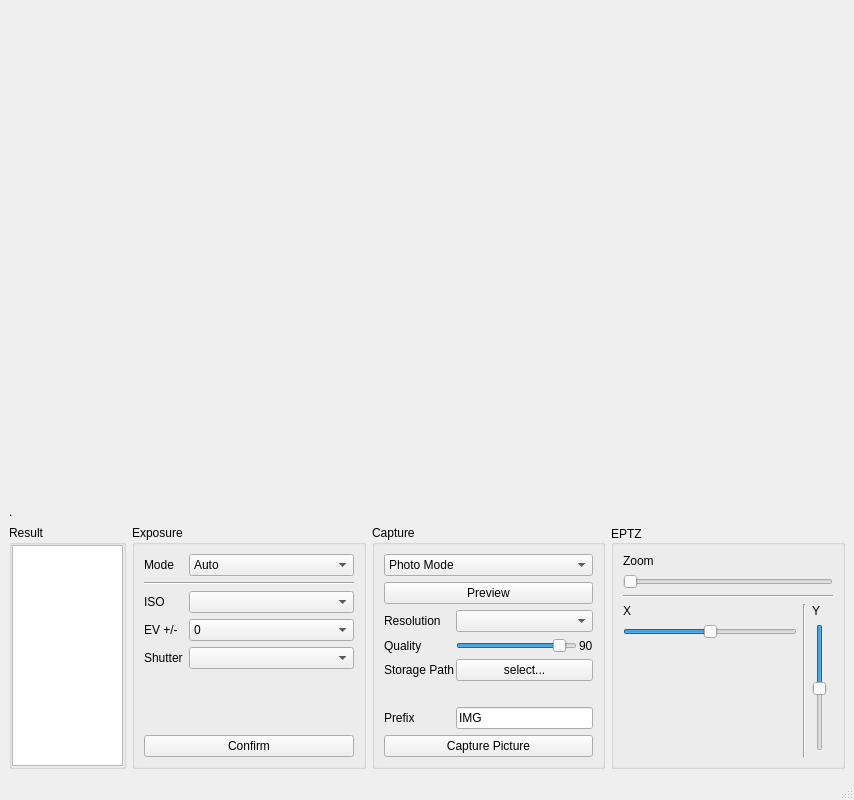
<?xml version="1.0" encoding="UTF-8"?>
<ui version="4.0">
 <class>MainWindow</class>
 <widget class="QMainWindow" name="MainWindow">
  <property name="geometry">
   <rect>
    <x>0</x>
    <y>0</y>
    <width>854</width>
    <height>800</height>
   </rect>
  </property>
  <property name="sizePolicy">
   <sizepolicy hsizetype="Minimum" vsizetype="Minimum">
    <horstretch>0</horstretch>
    <verstretch>0</verstretch>
   </sizepolicy>
  </property>
  <property name="windowTitle">
   <string>Camera Controller</string>
  </property>
  <property name="windowIcon">
   <iconset resource="res.qrc">
    <normaloff>:/new/prefix1/img/20220329010248.png</normaloff>:/new/prefix1/img/20220329010248.png</iconset>
  </property>
  <widget class="QWidget" name="centralwidget">
   <property name="enabled">
    <bool>true</bool>
   </property>
   <property name="sizePolicy">
    <sizepolicy hsizetype="Minimum" vsizetype="Minimum">
     <horstretch>0</horstretch>
     <verstretch>0</verstretch>
    </sizepolicy>
   </property>
   <layout class="QGridLayout" name="gridLayout_2" rowstretch="2,0,0">
    <item row="2" column="0">
     <layout class="QHBoxLayout" name="horizontalLayout" stretch="1,2,2,2">
      <item>
       <widget class="QGroupBox" name="groupBox_3">
        <property name="sizePolicy">
         <sizepolicy hsizetype="Preferred" vsizetype="Preferred">
          <horstretch>0</horstretch>
          <verstretch>0</verstretch>
         </sizepolicy>
        </property>
        <property name="title">
         <string>Result</string>
        </property>
        <layout class="QHBoxLayout" name="horizontalLayout_3">
         <property name="spacing">
          <number>0</number>
         </property>
         <property name="leftMargin">
          <number>0</number>
         </property>
         <property name="topMargin">
          <number>0</number>
         </property>
         <property name="rightMargin">
          <number>0</number>
         </property>
         <property name="bottomMargin">
          <number>0</number>
         </property>
         <item>
          <widget class="QTextEdit" name="textEdit">
           <property name="autoFillBackground">
            <bool>true</bool>
           </property>
          </widget>
         </item>
        </layout>
       </widget>
      </item>
      <item>
       <widget class="QGroupBox" name="groupBox_4">
        <property name="sizePolicy">
         <sizepolicy hsizetype="Preferred" vsizetype="Preferred">
          <horstretch>0</horstretch>
          <verstretch>0</verstretch>
         </sizepolicy>
        </property>
        <property name="title">
         <string>Exposure</string>
        </property>
        <property name="alignment">
         <set>Qt::AlignLeading|Qt::AlignLeft|Qt::AlignTop</set>
        </property>
        <layout class="QGridLayout" name="gridLayout_3" columnstretch="1,0">
         <property name="leftMargin">
          <number>9</number>
         </property>
         <property name="topMargin">
          <number>9</number>
         </property>
         <property name="rightMargin">
          <number>9</number>
         </property>
         <property name="bottomMargin">
          <number>9</number>
         </property>
         <item row="7" column="1">
          <widget class="QComboBox" name="comboBox_shutter">
           <property name="enabled">
            <bool>true</bool>
           </property>
          </widget>
         </item>
         <item row="10" column="0" colspan="2">
          <widget class="QPushButton" name="pushButton">
           <property name="text">
            <string>Confirm</string>
           </property>
          </widget>
         </item>
         <item row="3" column="1">
          <widget class="QComboBox" name="comboBox_ev">
           <property name="currentIndex">
            <number>2</number>
           </property>
           <item>
            <property name="text">
             <string>-2</string>
            </property>
           </item>
           <item>
            <property name="text">
             <string>-1</string>
            </property>
           </item>
           <item>
            <property name="text">
             <string>0</string>
            </property>
           </item>
           <item>
            <property name="text">
             <string>1</string>
            </property>
           </item>
           <item>
            <property name="text">
             <string>2</string>
            </property>
           </item>
          </widget>
         </item>
         <item row="2" column="0">
          <widget class="QLabel" name="label_8">
           <property name="sizePolicy">
            <sizepolicy hsizetype="Maximum" vsizetype="Preferred">
             <horstretch>0</horstretch>
             <verstretch>0</verstretch>
            </sizepolicy>
           </property>
           <property name="text">
            <string>ISO</string>
           </property>
          </widget>
         </item>
         <item row="0" column="0">
          <widget class="QLabel" name="label_11">
           <property name="text">
            <string>Mode</string>
           </property>
          </widget>
         </item>
         <item row="2" column="1">
          <widget class="QComboBox" name="comboBox_iso">
           <property name="sizePolicy">
            <sizepolicy hsizetype="Preferred" vsizetype="Fixed">
             <horstretch>0</horstretch>
             <verstretch>0</verstretch>
            </sizepolicy>
           </property>
           <property name="currentText">
            <string/>
           </property>
           <property name="placeholderText">
            <string/>
           </property>
          </widget>
         </item>
         <item row="0" column="1">
          <widget class="QComboBox" name="comboBox_7">
           <property name="currentIndex">
            <number>1</number>
           </property>
           <item>
            <property name="text">
             <string>Mannual</string>
            </property>
           </item>
           <item>
            <property name="text">
             <string>Auto</string>
            </property>
           </item>
          </widget>
         </item>
         <item row="1" column="0" colspan="2">
          <widget class="Line" name="line_3">
           <property name="orientation">
            <enum>Qt::Horizontal</enum>
           </property>
          </widget>
         </item>
         <item row="3" column="0">
          <widget class="QLabel" name="label_ev">
           <property name="sizePolicy">
            <sizepolicy hsizetype="Maximum" vsizetype="Preferred">
             <horstretch>0</horstretch>
             <verstretch>0</verstretch>
            </sizepolicy>
           </property>
           <property name="text">
            <string>EV +/-</string>
           </property>
          </widget>
         </item>
         <item row="9" column="0">
          <spacer name="verticalSpacer_2">
           <property name="orientation">
            <enum>Qt::Vertical</enum>
           </property>
           <property name="sizeHint" stdset="0">
            <size>
             <width>20</width>
             <height>40</height>
            </size>
           </property>
          </spacer>
         </item>
         <item row="7" column="0">
          <widget class="QLabel" name="label_shutter">
           <property name="enabled">
            <bool>true</bool>
           </property>
           <property name="sizePolicy">
            <sizepolicy hsizetype="Maximum" vsizetype="Preferred">
             <horstretch>0</horstretch>
             <verstretch>0</verstretch>
            </sizepolicy>
           </property>
           <property name="text">
            <string>Shutter</string>
           </property>
          </widget>
         </item>
        </layout>
       </widget>
      </item>
      <item>
       <widget class="QGroupBox" name="groupBox_2">
        <property name="sizePolicy">
         <sizepolicy hsizetype="Preferred" vsizetype="Expanding">
          <horstretch>0</horstretch>
          <verstretch>0</verstretch>
         </sizepolicy>
        </property>
        <property name="title">
         <string>Capture</string>
        </property>
        <layout class="QGridLayout" name="gridLayout_4">
         <item row="0" column="0">
          <widget class="QComboBox" name="comboBox">
           <property name="currentIndex">
            <number>1</number>
           </property>
           <item>
            <property name="text">
             <string>Video Mode</string>
            </property>
           </item>
           <item>
            <property name="text">
             <string>Photo Mode</string>
            </property>
           </item>
          </widget>
         </item>
         <item row="2" column="0">
          <widget class="QStackedWidget" name="stackedWidget">
           <property name="currentIndex">
            <number>1</number>
           </property>
           <widget class="QWidget" name="page_1_video">
            <layout class="QGridLayout" name="gridLayout_6">
             <property name="leftMargin">
              <number>0</number>
             </property>
             <property name="topMargin">
              <number>0</number>
             </property>
             <property name="rightMargin">
              <number>0</number>
             </property>
             <property name="bottomMargin">
              <number>0</number>
             </property>
             <item row="1" column="0">
              <widget class="QLabel" name="label_5">
               <property name="text">
                <string>Bitrate</string>
               </property>
              </widget>
             </item>
             <item row="1" column="1">
              <widget class="QSlider" name="horizontalSlider_3">
               <property name="singleStep">
                <number>5</number>
               </property>
               <property name="orientation">
                <enum>Qt::Horizontal</enum>
               </property>
               <property name="invertedAppearance">
                <bool>false</bool>
               </property>
               <property name="tickPosition">
                <enum>QSlider::NoTicks</enum>
               </property>
               <property name="tickInterval">
                <number>10</number>
               </property>
              </widget>
             </item>
             <item row="0" column="0" colspan="2">
              <widget class="QComboBox" name="comboBox_3">
               <item>
                <property name="text">
                 <string>H.264</string>
                </property>
               </item>
               <item>
                <property name="text">
                 <string>H.265</string>
                </property>
               </item>
              </widget>
             </item>
             <item row="2" column="0" colspan="2">
              <widget class="QPushButton" name="pushButton_record">
               <property name="sizePolicy">
                <sizepolicy hsizetype="Preferred" vsizetype="Maximum">
                 <horstretch>0</horstretch>
                 <verstretch>0</verstretch>
                </sizepolicy>
               </property>
               <property name="text">
                <string>Record Video</string>
               </property>
              </widget>
             </item>
            </layout>
           </widget>
           <widget class="QWidget" name="page_0_photo">
            <layout class="QGridLayout" name="gridLayout_5">
             <property name="leftMargin">
              <number>0</number>
             </property>
             <property name="topMargin">
              <number>0</number>
             </property>
             <property name="rightMargin">
              <number>0</number>
             </property>
             <property name="bottomMargin">
              <number>0</number>
             </property>
             <property name="horizontalSpacing">
              <number>2</number>
             </property>
             <property name="verticalSpacing">
              <number>6</number>
             </property>
             <item row="1" column="0">
              <widget class="QLabel" name="label_3">
               <property name="text">
                <string>Quality</string>
               </property>
              </widget>
             </item>
             <item row="0" column="0">
              <widget class="QLabel" name="label_2">
               <property name="text">
                <string>Resolution</string>
               </property>
              </widget>
             </item>
             <item row="6" column="0" colspan="3">
              <widget class="QPushButton" name="pushButton_take_photo">
               <property name="sizePolicy">
                <sizepolicy hsizetype="Preferred" vsizetype="Maximum">
                 <horstretch>0</horstretch>
                 <verstretch>0</verstretch>
                </sizepolicy>
               </property>
               <property name="text">
                <string>Capture Picture</string>
               </property>
              </widget>
             </item>
             <item row="1" column="1">
              <widget class="QSlider" name="horizontalSlider_2">
               <property name="singleStep">
                <number>10</number>
               </property>
               <property name="value">
                <number>90</number>
               </property>
               <property name="tracking">
                <bool>false</bool>
               </property>
               <property name="orientation">
                <enum>Qt::Horizontal</enum>
               </property>
               <property name="invertedAppearance">
                <bool>false</bool>
               </property>
               <property name="invertedControls">
                <bool>false</bool>
               </property>
              </widget>
             </item>
             <item row="1" column="2">
              <widget class="QLabel" name="label_4">
               <property name="text">
                <string>90</string>
               </property>
              </widget>
             </item>
             <item row="0" column="1" colspan="2">
              <widget class="QComboBox" name="comboBox_2">
               <property name="sizePolicy">
                <sizepolicy hsizetype="Expanding" vsizetype="Maximum">
                 <horstretch>0</horstretch>
                 <verstretch>0</verstretch>
                </sizepolicy>
               </property>
               <item>
                <property name="text">
                 <string/>
                </property>
               </item>
               <item>
                <property name="text">
                 <string>4000x3000</string>
                </property>
               </item>
               <item>
                <property name="text">
                 <string>3840x2160</string>
                </property>
               </item>
               <item>
                <property name="text">
                 <string>1920x1080</string>
                </property>
               </item>
               <item>
                <property name="text">
                 <string>1280x720</string>
                </property>
               </item>
               <item>
                <property name="text">
                 <string>5472x3648</string>
                </property>
               </item>
               <item>
                <property name="text">
                 <string>6144x4096</string>
                </property>
               </item>
              </widget>
             </item>
             <item row="5" column="0">
              <widget class="QLabel" name="label_10">
               <property name="text">
                <string>Prefix</string>
               </property>
              </widget>
             </item>
             <item row="2" column="0">
              <widget class="QLabel" name="label_9">
               <property name="text">
                <string>Storage Path</string>
               </property>
              </widget>
             </item>
             <item row="2" column="1" colspan="2">
              <widget class="QPushButton" name="pushButton_2">
               <property name="text">
                <string>select...</string>
               </property>
              </widget>
             </item>
             <item row="5" column="1" colspan="2">
              <widget class="QLineEdit" name="lineEdit_prefix">
               <property name="text">
                <string>IMG</string>
               </property>
              </widget>
             </item>
             <item row="3" column="0" colspan="3">
              <widget class="QLabel" name="label_jpeg_path">
               <property name="enabled">
                <bool>true</bool>
               </property>
               <property name="sizePolicy">
                <sizepolicy hsizetype="Expanding" vsizetype="Preferred">
                 <horstretch>0</horstretch>
                 <verstretch>0</verstretch>
                </sizepolicy>
               </property>
               <property name="maximumSize">
                <size>
                 <width>16777215</width>
                 <height>16777215</height>
                </size>
               </property>
               <property name="text">
                <string/>
               </property>
               <property name="scaledContents">
                <bool>false</bool>
               </property>
               <property name="wordWrap">
                <bool>true</bool>
               </property>
              </widget>
             </item>
            </layout>
           </widget>
          </widget>
         </item>
         <item row="1" column="0">
          <widget class="QPushButton" name="pushButton_9">
           <property name="sizePolicy">
            <sizepolicy hsizetype="Preferred" vsizetype="Maximum">
             <horstretch>0</horstretch>
             <verstretch>0</verstretch>
            </sizepolicy>
           </property>
           <property name="text">
            <string>Preview</string>
           </property>
          </widget>
         </item>
        </layout>
       </widget>
      </item>
      <item>
       <widget class="QGroupBox" name="groupBox">
        <property name="sizePolicy">
         <sizepolicy hsizetype="Expanding" vsizetype="Expanding">
          <horstretch>0</horstretch>
          <verstretch>0</verstretch>
         </sizepolicy>
        </property>
        <property name="title">
         <string>EPTZ</string>
        </property>
        <property name="alignment">
         <set>Qt::AlignLeading|Qt::AlignLeft|Qt::AlignVCenter</set>
        </property>
        <layout class="QGridLayout" name="gridLayout" columnstretch="1,0,0,0">
         <item row="5" column="0">
          <spacer name="verticalSpacer">
           <property name="orientation">
            <enum>Qt::Vertical</enum>
           </property>
           <property name="sizeHint" stdset="0">
            <size>
             <width>20</width>
             <height>40</height>
            </size>
           </property>
          </spacer>
         </item>
         <item row="3" column="2">
          <widget class="QLabel" name="label_7">
           <property name="text">
            <string>Y</string>
           </property>
          </widget>
         </item>
         <item row="4" column="2" rowspan="2">
          <widget class="QSlider" name="verticalSlider_Y">
           <property name="sizePolicy">
            <sizepolicy hsizetype="Fixed" vsizetype="Expanding">
             <horstretch>0</horstretch>
             <verstretch>0</verstretch>
            </sizepolicy>
           </property>
           <property name="value">
            <number>50</number>
           </property>
           <property name="sliderPosition">
            <number>50</number>
           </property>
           <property name="tracking">
            <bool>false</bool>
           </property>
           <property name="orientation">
            <enum>Qt::Vertical</enum>
           </property>
           <property name="invertedAppearance">
            <bool>true</bool>
           </property>
          </widget>
         </item>
         <item row="4" column="0">
          <widget class="QSlider" name="horizontalSlider_x">
           <property name="sizePolicy">
            <sizepolicy hsizetype="Expanding" vsizetype="Fixed">
             <horstretch>0</horstretch>
             <verstretch>0</verstretch>
            </sizepolicy>
           </property>
           <property name="value">
            <number>50</number>
           </property>
           <property name="tracking">
            <bool>false</bool>
           </property>
           <property name="orientation">
            <enum>Qt::Horizontal</enum>
           </property>
          </widget>
         </item>
         <item row="0" column="0">
          <widget class="QLabel" name="label">
           <property name="sizePolicy">
            <sizepolicy hsizetype="Preferred" vsizetype="Maximum">
             <horstretch>0</horstretch>
             <verstretch>0</verstretch>
            </sizepolicy>
           </property>
           <property name="text">
            <string>Zoom</string>
           </property>
          </widget>
         </item>
         <item row="3" column="0">
          <widget class="QLabel" name="label_6">
           <property name="text">
            <string>X</string>
           </property>
          </widget>
         </item>
         <item row="1" column="0" colspan="4">
          <widget class="QSlider" name="horizontalSlider">
           <property name="sizePolicy">
            <sizepolicy hsizetype="Expanding" vsizetype="Fixed">
             <horstretch>0</horstretch>
             <verstretch>0</verstretch>
            </sizepolicy>
           </property>
           <property name="singleStep">
            <number>5</number>
           </property>
           <property name="tracking">
            <bool>false</bool>
           </property>
           <property name="orientation">
            <enum>Qt::Horizontal</enum>
           </property>
          </widget>
         </item>
         <item row="2" column="0" colspan="4">
          <widget class="Line" name="line_2">
           <property name="orientation">
            <enum>Qt::Horizontal</enum>
           </property>
          </widget>
         </item>
         <item row="3" column="1" rowspan="4">
          <widget class="Line" name="line">
           <property name="orientation">
            <enum>Qt::Vertical</enum>
           </property>
          </widget>
         </item>
        </layout>
       </widget>
      </item>
     </layout>
    </item>
    <item row="0" column="0">
     <widget class="QWidget" name="widget" native="true">
      <layout class="QHBoxLayout" name="horizontalLayout_2"/>
     </widget>
    </item>
    <item row="1" column="0">
     <widget class="QLabel" name="label_local_file_name">
      <property name="text">
       <string>.</string>
      </property>
      <property name="wordWrap">
       <bool>true</bool>
      </property>
      <property name="openExternalLinks">
       <bool>true</bool>
      </property>
      <property name="textInteractionFlags">
       <set>Qt::LinksAccessibleByKeyboard|Qt::LinksAccessibleByMouse</set>
      </property>
     </widget>
    </item>
   </layout>
  </widget>
  <widget class="QMenuBar" name="menubar">
   <property name="geometry">
    <rect>
     <x>0</x>
     <y>0</y>
     <width>854</width>
     <height>21</height>
    </rect>
   </property>
  </widget>
  <widget class="QStatusBar" name="statusbar"/>
 </widget>
 <resources>
  <include location="res.qrc"/>
 </resources>
 <connections>
  <connection>
   <sender>comboBox</sender>
   <signal>activated(int)</signal>
   <receiver>stackedWidget</receiver>
   <slot>setCurrentIndex(int)</slot>
   <hints>
    <hint type="sourcelabel">
     <x>404</x>
     <y>653</y>
    </hint>
    <hint type="destinationlabel">
     <x>404</x>
     <y>608</y>
    </hint>
   </hints>
  </connection>
 </connections>
</ui>
